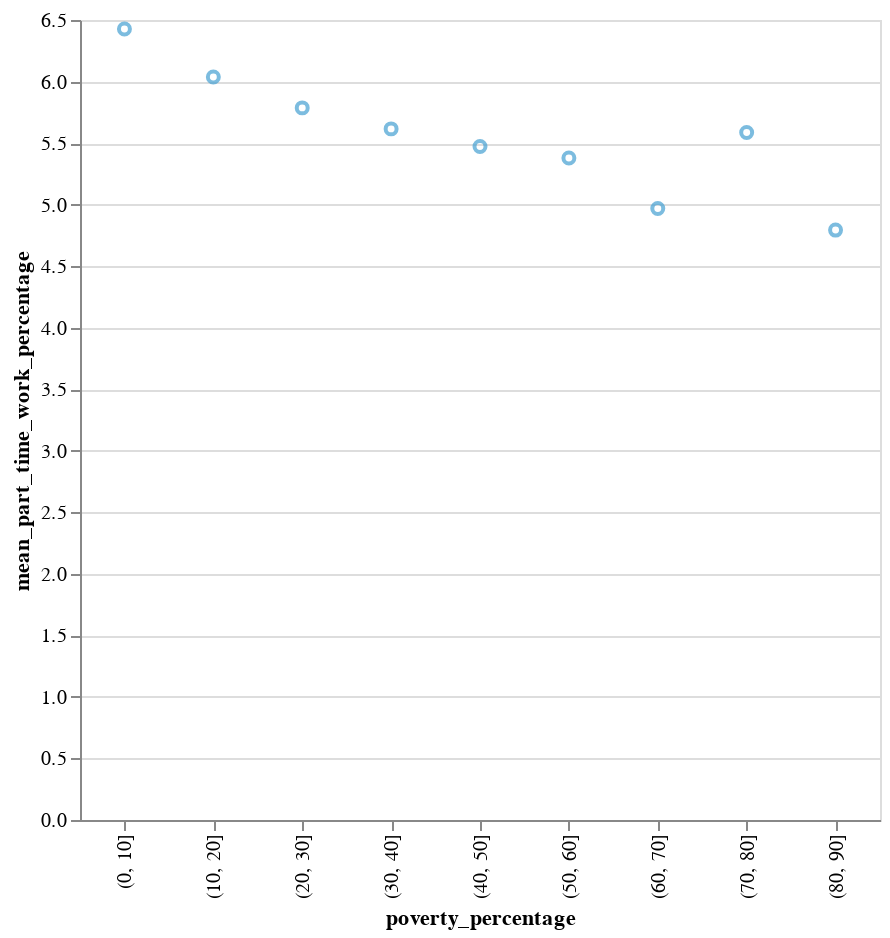

Notebook source saved alongside this figure:
### Code cell
#
alt.Chart(result_mean_df).mark_point().encode(
    alt.X('poverty_percentage:N'),
    alt.Y('mean_part_time_work_percentage'),
    color = alt.Color('color',scale=None),
    tooltip=[alt.Tooltip('poverty_percentage'),
             alt.Tooltip('mean_part_time_work_percentage')]
).properties(width=400, height=400).interactive()

### Figure 1 — Vega-Lite specification as saved in the notebook (floating-point values rounded to 4 significant figures)
{"config": {"view": {"continuousWidth": 400, "continuousHeight": 300}}, "data": {"name": "data-e9d6e7846f971d30b79c03bd81f8f412"}, "mark": "point", "encoding": {"color": {"type": "nominal", "field": "color", "scale": null}, "tooltip": [{"type": "nominal", "field": "poverty_percentage"}, {"type": "quantitative", "field": "mean_part_time_work_percentage"}], "x": {"type": "nominal", "field": "poverty_percentage"}, "y": {"type": "quantitative", "field": "mean_part_time_work_percentage"}}, "height": 400, "selection": {"selector007": {"type": "interval", "bind": "scales", "encodings": ["x", "y"]}}, "width": 400, "$schema": "https://vega.github.io/schema/vega-lite/v4.8.1.json", "datasets": {"data-e9d6e7846f971d30b79c03bd81f8f412": [{"poverty_percentage": "(0, 10]", "mean_completely_home_percentage": 34.68, "mean_full_time_work_percentage": 5.033, "mean_part_time_work_percentage": 6.427, "color": "#45a0d1"}, {"poverty_percentage": "(10, 20]", "mean_completely_home_percentage": 37.44, "mean_full_time_work_percentage": 4.753, "mean_part_time_work_percentage": 6.036, "color": "#45a0d1"}, {"poverty_percentage": "(20, 30]", "mean_completely_home_percentage": 38.27, "mean_full_time_work_percentage": 4.617, "mean_part_time_work_percentage": 5.786, "color": "#45a0d1"}, {"poverty_percentage": "(30, 40]", "mean_completely_home_percentage": 39.53, "mean_full_time_work_percentage": 4.296, "mean_part_time_work_percentage": 5.615, "color": "#45a0d1"}, {"poverty_percentage": "(40, 50]", "mean_completely_home_percentage": 39.4, "mean_full_time_work_percentage": 4.251, "mean_part_time_work_percentage": 5.472, "color": "#45a0d1"}, {"poverty_percentage": "(50, 60]", "mean_completely_home_percentage": 38.63, "mean_full_time_work_percentage": 4.103, "mean_part_time_work_percentage": 5.378, "color": "#45a0d1"}, {"poverty_percentage": "(60, 70]", "mean_completely_home_percentage": 39.17, "mean_full_time_work_percentage": 3.823, "mean_part_time_work_percentage": 4.968, "color": "#45a0d1"}, {"poverty_percentage": "(70, 80]", "mean_completely_home_percentage": 36.53, "mean_full_time_work_percentage": 3.785, "mean_part_time_work_percentage": 5.585, "color": "#45a0d1"}, {"poverty_percentage": "(80, 90]", "mean_completely_home_percentage": 33.17, "mean_full_time_work_percentage": 3.129, "mean_part_time_work_percentage": 4.793, "color": "#45a0d1"}]}}
